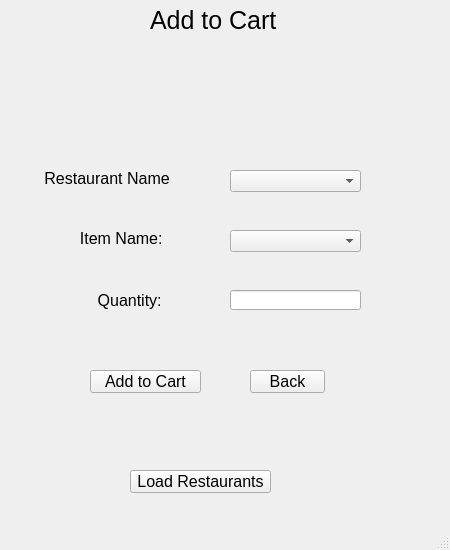
<?xml version="1.0" encoding="UTF-8"?>
<ui version="4.0">
 <class>MainWindow</class>
 <widget class="QMainWindow" name="MainWindow">
  <property name="geometry">
   <rect>
    <x>0</x>
    <y>0</y>
    <width>450</width>
    <height>550</height>
   </rect>
  </property>
  <property name="windowTitle">
   <string>MainWindow</string>
  </property>
  <widget class="QWidget" name="centralwidget">
   <widget class="QWidget" name="widget" native="true">
    <property name="geometry">
     <rect>
      <x>0</x>
      <y>0</y>
      <width>451</width>
      <height>521</height>
     </rect>
    </property>
    <widget class="QLabel" name="label">
     <property name="geometry">
      <rect>
       <x>150</x>
       <y>10</y>
       <width>151</width>
       <height>21</height>
      </rect>
     </property>
     <property name="font">
      <font>
       <pointsize>19</pointsize>
      </font>
     </property>
     <property name="text">
      <string>Add to Cart</string>
     </property>
    </widget>
    <widget class="QLabel" name="label_2">
     <property name="geometry">
      <rect>
       <x>40</x>
       <y>170</y>
       <width>131</width>
       <height>16</height>
      </rect>
     </property>
     <property name="font">
      <font>
       <pointsize>12</pointsize>
      </font>
     </property>
     <property name="styleSheet">
      <string notr="true"/>
     </property>
     <property name="text">
      <string> Restaurant Name:</string>
     </property>
    </widget>
    <widget class="QLabel" name="label_3">
     <property name="geometry">
      <rect>
       <x>40</x>
       <y>230</y>
       <width>131</width>
       <height>16</height>
      </rect>
     </property>
     <property name="font">
      <font>
       <pointsize>12</pointsize>
      </font>
     </property>
     <property name="styleSheet">
      <string notr="true"/>
     </property>
     <property name="text">
      <string>         Item Name:</string>
     </property>
    </widget>
    <widget class="QLabel" name="label_4">
     <property name="geometry">
      <rect>
       <x>40</x>
       <y>290</y>
       <width>131</width>
       <height>21</height>
      </rect>
     </property>
     <property name="font">
      <font>
       <pointsize>12</pointsize>
      </font>
     </property>
     <property name="styleSheet">
      <string notr="true"/>
     </property>
     <property name="text">
      <string>             Quantity:</string>
     </property>
    </widget>
    <widget class="QLineEdit" name="lineEdit">
     <property name="geometry">
      <rect>
       <x>230</x>
       <y>290</y>
       <width>131</width>
       <height>20</height>
      </rect>
     </property>
    </widget>
    <widget class="QComboBox" name="comboBox">
     <property name="geometry">
      <rect>
       <x>230</x>
       <y>170</y>
       <width>131</width>
       <height>22</height>
      </rect>
     </property>
    </widget>
    <widget class="QComboBox" name="comboBox_2">
     <property name="geometry">
      <rect>
       <x>230</x>
       <y>230</y>
       <width>131</width>
       <height>22</height>
      </rect>
     </property>
    </widget>
    <widget class="QPushButton" name="pushButton">
     <property name="geometry">
      <rect>
       <x>90</x>
       <y>370</y>
       <width>111</width>
       <height>23</height>
      </rect>
     </property>
     <property name="font">
      <font>
       <pointsize>12</pointsize>
      </font>
     </property>
     <property name="text">
      <string>Add to Cart</string>
     </property>
    </widget>
    <widget class="QPushButton" name="pushButton_2">
     <property name="geometry">
      <rect>
       <x>130</x>
       <y>470</y>
       <width>141</width>
       <height>23</height>
      </rect>
     </property>
     <property name="font">
      <font>
       <pointsize>12</pointsize>
      </font>
     </property>
     <property name="text">
      <string>Load Restaurants</string>
     </property>
    </widget>
    <widget class="QPushButton" name="pushButton_3">
     <property name="geometry">
      <rect>
       <x>250</x>
       <y>370</y>
       <width>75</width>
       <height>23</height>
      </rect>
     </property>
     <property name="font">
      <font>
       <pointsize>12</pointsize>
      </font>
     </property>
     <property name="text">
      <string>Back</string>
     </property>
    </widget>
   </widget>
  </widget>
  <widget class="QMenuBar" name="menubar">
   <property name="geometry">
    <rect>
     <x>0</x>
     <y>0</y>
     <width>450</width>
     <height>21</height>
    </rect>
   </property>
  </widget>
  <widget class="QStatusBar" name="statusbar"/>
 </widget>
 <resources/>
 <connections/>
</ui>
